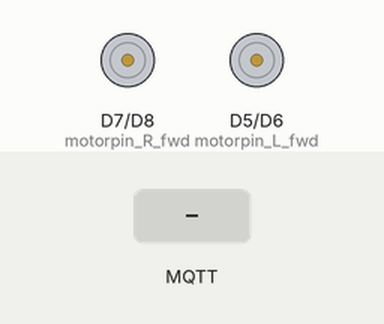
This sketch was run on a simulated ESP8266 (NodeMCU). Shown: motor-driver pin pairs drawn as motors (green arrow = first pin HIGH = forward, orange = second pin HIGH = backward, longer = more drive). The test bench sets the inputs (shaded band). WiFi joins after 1.5 s; servers stay silent unless stated; no MQTT or app messages arrive unless stated; what the sketch prints to the serial monitor is not drawn.

Above: at 2.7 s.
2.8 s: MQTT message "RR/driveIns" arrives on the first subscribed topic
At 3.2 s:
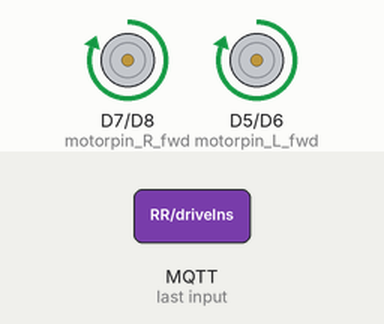
4.3 s: MQTT message "1" arrives on the first subscribed topic
At 5.5 s:
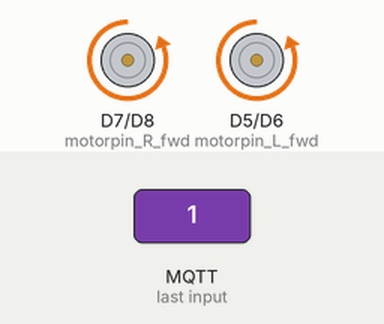
5.8 s: MQTT message "on" arrives on the first subscribed topic
At 6.7 s:
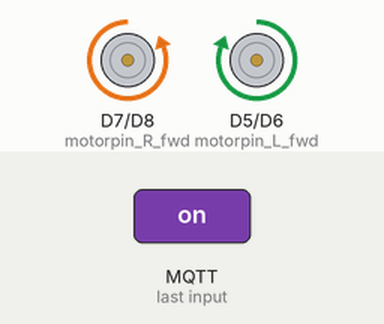
7.3 s: MQTT message "0" arrives on the first subscribed topic
At 7.8 s:
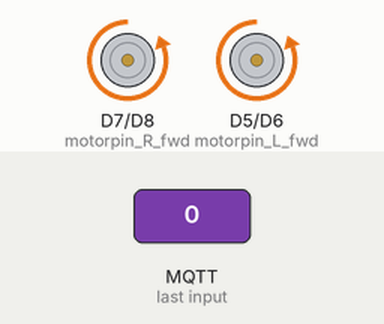
8.8 s: MQTT message "off" arrives on the first subscribed topic
At 10.2 s:
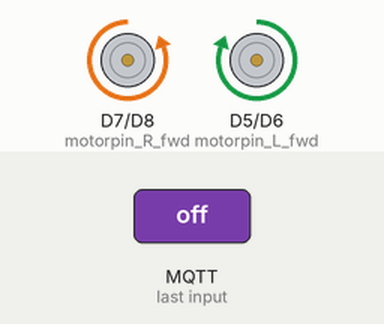
Timing chart, 0 to 11.3 s (numbered marks = the images above; inputs shaded):
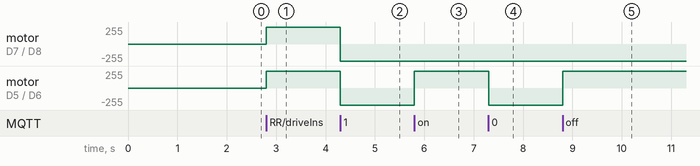

The sketch:

SMFC_mobile_drive.ino
```cpp
#include <ESP8266WiFi.h>
#include <arduino.h>
#include <PubSubClient.h>

// PIN constants to avoid confusion
static const uint8_t D0   = 16;
static const uint8_t D1   = 5;
static const uint8_t D2   = 4;
static const uint8_t D3   = 0;
static const uint8_t D4   = 2;
static const uint8_t D5   = 14;
static const uint8_t D6   = 12;
static const uint8_t D7   = 13;
static const uint8_t D8   = 15;
static const uint8_t D9   = 3;
static const uint8_t D10 = 1;

// robot control
void exec_ins(int *);
int insL = 0;
int insR = 0;

// PINS
int motorpin_L_fwd = D5;
int motorpin_L_bwd = D6;
int motorpin_R_fwd = D7;
int motorpin_R_bwd = D8;

// Wifi variables
const char* ssid     = "LSRCT";
const char* password = "83067046472468411597";
const char* MQTT_BROKER = "192.168.178.27";
const char* host = "192.168.178.20";
const uint16_t port = 9999;
void connect_wifi();
void reconnectMQTT();
void callback(char*, byte*, unsigned int);
WiFiClient espClient;
PubSubClient MQTTclient(espClient);


void setup() {
  Serial.begin(115200);
  connect_wifi();
  MQTTclient.setServer(MQTT_BROKER, 1883);
  MQTTclient.setCallback(callback);
  analogWrite(motorpin_L_fwd, 0);
  analogWrite(motorpin_L_bwd, 0);
  analogWrite(motorpin_R_fwd, 0);
  analogWrite(motorpin_R_bwd, 0);
}

void reconnectMQTT() {
    while (!MQTTclient.connected()) {
        Serial.println("Reconnecting MQTT...");
        if (!MQTTclient.connect("ESP8266Client_drive")) {
            Serial.print("failed, rc=");
            Serial.print(MQTTclient.state());
            Serial.println(" retrying in 5 seconds");
            delay(5000);
        } else {
          MQTTclient.subscribe("RR/driveIns");
          }
        }
    Serial.println("MQTT Connected...");
}

void loop() {
  if (!MQTTclient.connected()) {
        reconnectMQTT();
  }
  MQTTclient.loop();
}

void exec_ins(int *insL, int *insR){
  if (*insL >= 0){
    analogWrite(motorpin_L_bwd, 0);
    analogWrite(motorpin_L_fwd, *insL);
    } else {
    analogWrite(motorpin_L_fwd, 0);
    analogWrite(motorpin_L_bwd, abs(*insL));
  }
  if (*insR >= 0){
    analogWrite(motorpin_R_fwd, *insR);
    analogWrite(motorpin_R_bwd, 0);
  } else {
    analogWrite(motorpin_R_bwd, abs(*insR));
    analogWrite(motorpin_R_fwd, 0);
  }
  Serial.print(*insL);
  Serial.println(*insR);
  }

void callback(char* topic, byte* payload, unsigned int length) {
  Serial.print("Message arrived");
  Serial.println(String(topic));
  if (String(topic) == "RR/driveIns"){
    insL = payload[0]+ (payload[1] << 8) - 1024;
    insR = payload[2]+ (payload[3] << 8) - 1024;
    Serial.println(insL);
    Serial.println(insR);
    exec_ins(&insL, &insR);
  }
}

void connect_wifi(){
  Serial.println();
  Serial.print("Connecting to ");
  Serial.println(ssid);

  // set ESP to be wifi client
  WiFi.mode(WIFI_STA);
  WiFi.begin(ssid, password);

  while (WiFi.status() != WL_CONNECTED) {
    delay(500);
    Serial.print(".");
  }
  Serial.println("");
  Serial.println("WiFi connected");
  }
```

Measured:
- after the input at 2.8 s, motor on D7 (motorpin_R_fwd) / D8 (motorpin_R_bwd), motor on D5 (motorpin_L_fwd) / D6 (motorpin_L_bwd): stopped → forward 255/255 at once
- after the input at 4.3 s, motor on D7 (motorpin_R_fwd) / D8 (motorpin_R_bwd), motor on D5 (motorpin_L_fwd) / D6 (motorpin_L_bwd): forward 255/255 → backward 255/255 at once
- after the input at 5.8 s, motor on D5 (motorpin_L_fwd) / D6 (motorpin_L_bwd): backward 255/255 → forward 255/255 at once
- after the input at 7.3 s, motor on D5 (motorpin_L_fwd) / D6 (motorpin_L_bwd): forward 255/255 → backward 255/255 at once
- after the input at 8.8 s, motor on D5 (motorpin_L_fwd) / D6 (motorpin_L_bwd): backward 255/255 → forward 255/255 at once
